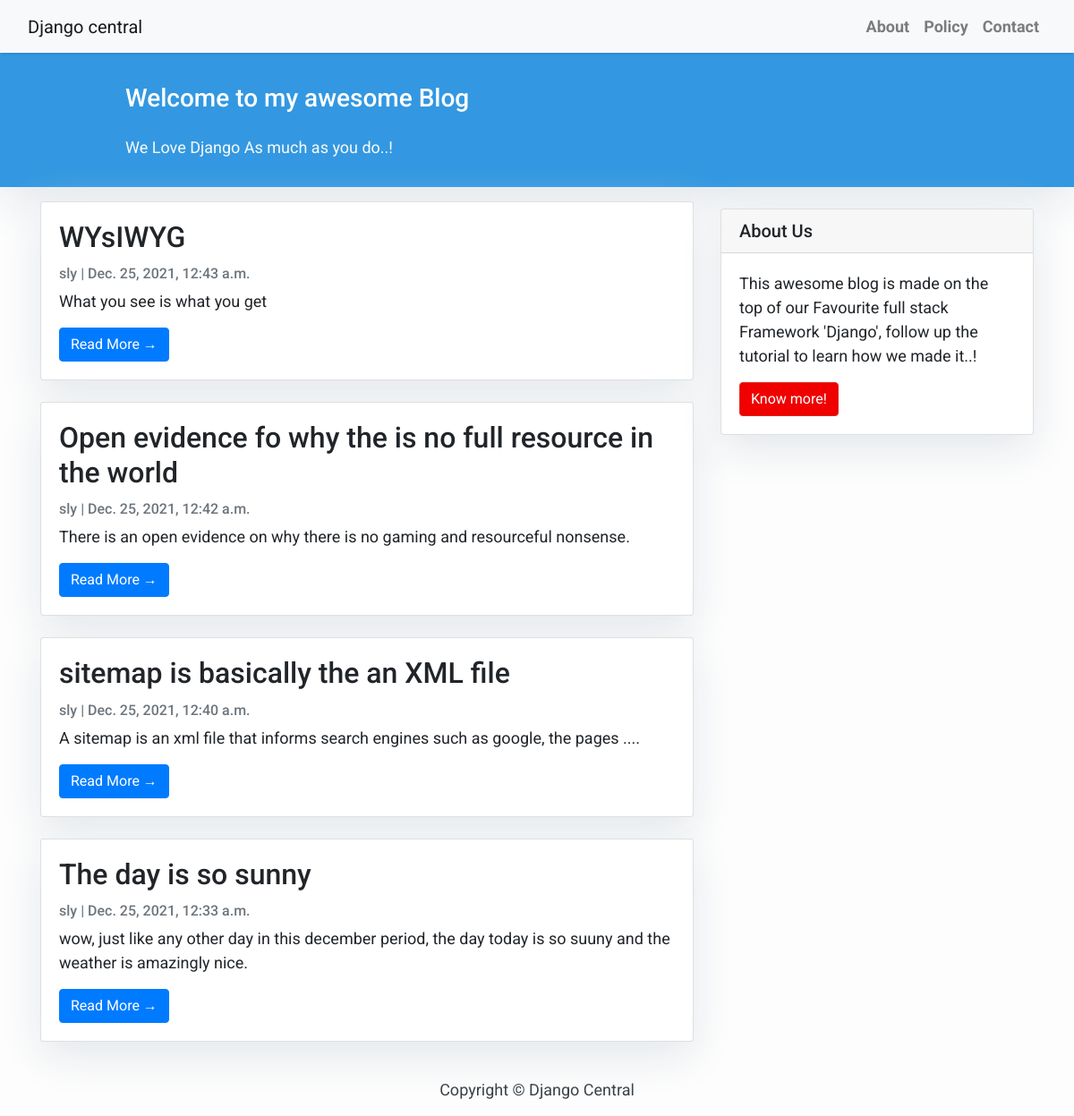
The page / on the database its author committed.
### slug_app/models.py (models this page shows, shortened)
class Article(models.Model):
    title = models.CharField(max_length=200, unique=True)
    slug = models.SlugField(max_length=200, unique=True)
    author = models.ForeignKey(User, on_delete=models.CASCADE, related_name="blog_posts")
    updated_on = models.DateTimeField(auto_now=True)
    content = models.TextField()
    created_on = models.DateTimeField(auto_now_add=True)
    status = models.IntegerField(choices=STATUS, default=0)
    class Meta:
        ordering = ["-created_on"]

### slug_app/views.py (the view)
# urls.py: path('', views.ArticleList.as_view(), name='home'),
class ArticleList(generic.ListView):
    model = Article
    context_object_name = 'artilce_list'
    template_name = 'index.html'
    def get_context_data(self,**Kwargs):
        context = super(ArticleList, self).get_context_data(**Kwargs)
        context['article_list'] = Article.objects.filter(status=1).order_by('-created_on')
        return context

### slug_app/templates/index.html (shortened to what this page needs)
{% extends "base.html" %}
{% block content %}
<header class="masthead">
    <div class="container">
        <div class="row">
            <div class=" col-md-8 col-md-10 mx-auto">
                <div class="site-heading">
                    <h3 class=" site-heading my-4 mt-3 text-white"> Welcome to my awesome Blog </h3>
                    <p class="text-light">We Love Django As much as you do..! &nbsp
                    </p>
                </div>
            </div>
        </div>
    </div>
</header>
<div class="container">
    <div class="row">
        <div class="col-md-8 mt-3 left">
            {% for post in article_list %}
            <div class="card mb-4">
                <div class="card-body">
                    <h2 class="card-title">{{ post.title }}</h2>
                    <p class="card-text text-muted h6">{{ post.author }} | {{ post.created_on}} </p>
                    <p class="card-text">{{post.content|slice:":200" }}</p>
                    <a href="{% url 'article_detail' post.slug  %}" class="btn btn-primary">Read More &rarr;</a>
                </div>
            </div>
            {% endfor %}
        </div>
        {% block sidebar %} {% include 'sidebar.html' %} {% endblock sidebar %}
    </div>
</div>
{%endblock%}

### slug_app/templates/base.html (shortened to what this page needs)
<!DOCTYPE html>
<html>
    <head>
        <link rel="stylesheet" href="https://maxcdn.bootstrapcdn.com/bootstrap/4.0.0/css/bootstrap.min.css"
 />
    </head>
    <body>
        <nav class="navbar navbar-expand-lg navbar-light bg-light shadow" id="mainNav">
            <div class="container-fluid">
                <a class="navbar-brand" href="{% url 'home' %}">Django central</a>
                <div class="collapse navbar-collapse" id="navbarResponsive">
                    <ul class="navbar-nav ml-auto">
                        <li class="nav-item text-black">
                            <a class="nav-link text-black font-weight-bold" href="#">About</a>
                        </li>
                        <li class="nav-item text-black">
                            <a class="nav-link text-black font-weight-bold" href="#">Policy</a>
                        </li>
                        <li class="nav-item text-black">
                            <a class="nav-link text-black font-weight-bold" href="#">Contact</a>
                        </li>
                    </ul>
                </div>
            </div>
        </nav>
        {% block content %}{% endblock content %}
        <footer class="py-3 bg-grey">
            <p class="m-0 text-dark text-center ">Copyright &copy; Django Central</p>
        </footer>
    </body>
</html>

### slug_app/templates/sidebar.html (shortened to what this page needs)
{% block sidebar %}
<div class="col-md-4 float-right ">
<div class="card my-4">
        <h5 class="card-header">About Us</h5>
    <div class="card-body">
        <p class="card-text"> This awesome blog is made on the top of our Favourite full stack Framework 'Django', follow up the tutorial to learn how we made it..!</p>
        <a href="https://djangocentral.com/building-a-blog-application-with-django"
           class="btn btn-danger">Know more!</a>
    </div>
</div>
</div>
{% endblock sidebar %}

### slug_app/templates/base.html (style rules this page uses)
body { font-family: "Roboto", sans-serif; font-size: 17px; background-color: #fdfdfd; }
.shadow { box-shadow: 0 4px 2px -2px rgba(0, 0, 0, 0.1); }
.btn-danger { color: #fff; background-color: #f00000; border-color: #dc281e; }
.masthead { background: #3398E1; height: auto; padding-bottom: 15px; box-shadow: 0 16px 48px #E3E7EB; padding-top: 10px; }

### slug_app/templates/index.html (style rules this page uses)
body { font-family: "Roboto", sans-serif; font-size: 18px; background-color: #fdfdfd; }
.card { box-shadow: 0 16px 48px #E3E7EB; }

### slug_app/templates/sidebar.html (style rules this page uses)
.card { box-shadow: 0 16px 48px #E3E7EB; }

### rows shown on the page
Article: title "WYsIWYG", author "sly", created_on "Dec. 25, 2021, 12:43 a.m.", content "What you see is what you get"
Article: title "Open evidence fo why the is no full resource in the world", author "sly", created_on "Dec. 25, 2021, 12:42 a.m.", content "There is an open evidence on why there is no gaming and resourceful nonsense."
Article: title "sitemap is basically the an XML file", author "sly", created_on "Dec. 25, 2021, 12:40 a.m.", content "A sitemap is an xml file that informs search engines such as google, the pages ...."
Article: title "The day is so sunny", author "sly", created_on "Dec. 25, 2021, 12:33 a.m.", content "wow, just like any other day in this december period, the day today is so suuny and the weather is amazingly nice."
